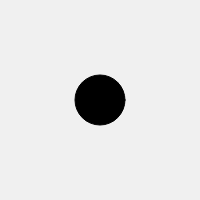
Frame 1 (no input)
Frame 60 (no input): identical to frame 1, image omitted
Frame 120 (the mouse pressed at the canvas centre since frame 60): identical to frame 1, image omitted

The p5.js sketch that drew this single still picture (run headless with seeded random() and noise() and a simulated clock; from frame 60 on, the mouse is pressed at the canvas centre):

// p5.js sketch
// ── sketch.js
// http://www.ac-grenoble.fr/disciplines/informatiquelycee/p5_base_a8.html
// touche enfoncée

function setup()
{
  createCanvas(200,200);
  fill(0);
}


function draw()
{
  background(240);
  ellipse(100,100,50,50);
}


function keyPressed()
{
  fill(255);
}


function keyReleased()
{
  fill(0);
}
    
